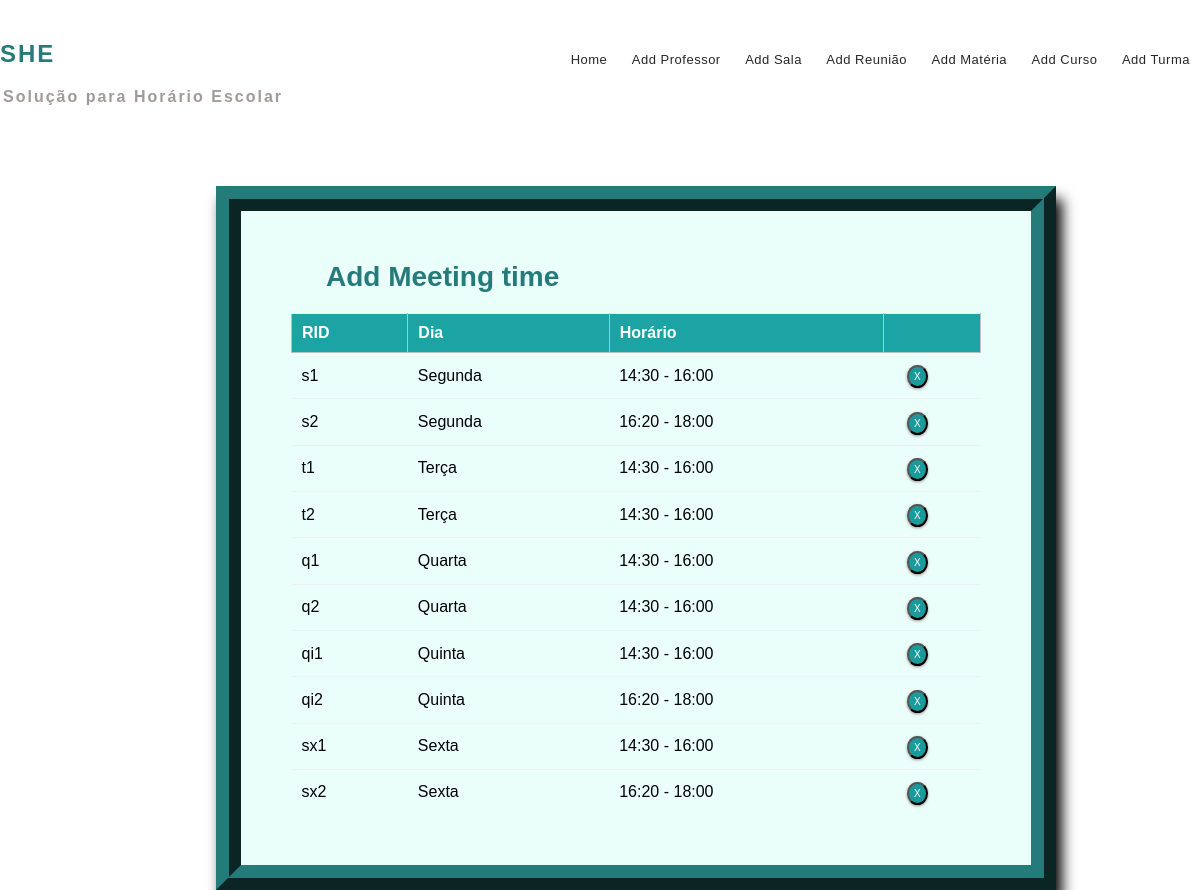
The app's page /meetingtime_list/ with its own data.
### mm1/models.py (models this page shows, shortened)
class MeetingTime(models.Model):
    pid = models.CharField(max_length=4, primary_key=True)
    time = models.CharField(max_length=50, choices=time_slots, default='14:30 - 16:00')
    day = models.CharField(max_length=15, choices=DAYS_OF_WEEK)

### mm1/views.py (the view)
# urls.py: path('meetingtime_list/', views.meeting_list_view, name='editmeetingtime'),
def meeting_list_view(request):
    context = {
        'meeting_times': MeetingTime.objects.all()
    }
    return render(request, 'mtlist.html', context)

### templates/mtlist.html (shortened to what this page needs)
{% extends 'base.html' %}
{% block content %}
{% load static %}
<fieldset class="fieldset">
    <a href="{% url 'addmeetingtime'%}"><h1 class="tablink" onclick="openPage('new')" id="defaultOpen">Add Meeting time</h1></a>
    <div class="tabcontent" id="edit">
			<table class="table1">
				<thead>
				<tr class="table-headers">
				<th>RID</th>
				<th>Dia</th>
				<th>Horário</th>
				<th  class="empty"></th>
				</tr>
				</thead>
				<tbody>
				{% for mt in meeting_times %}
				<tr>
				 <td>{{mt.pid}}</td>
				 <td>{{mt.day}}</td>
				 <td>{{mt.time}}</td>
				 <td class="empty">
					<form action="{% url 'deletemeetingtime' mt.pid %}" method="post">
						<input type="submit" value="X" class="cross">
					</form>
				 </td>
				 </tr>
				{% endfor %}
				</tbody>
			</table>
		</div>
</fieldset>
{% endblock %}

### static/CSS/style.css (style rules this page uses)
* { margin: 0; padding: 0; box-sizing: border-box; font-family: sans-serif; }
html { scroll-behavior: smooth; }
a { text-decoration:none; }
form { margin-top: 3%; margin-left: 18%; margin-right: 12%; }
fieldset h1 { color: #257a7a; padding-bottom: 20px; margin-left: 35px; display: inline-block; cursor: pointer; font-size: 28px; }
fieldset input { padding:8px; color: #938c8c }
.table2 td, th { border: 1px solid rgb(190,190,190); padding: 10px 20px; }
.table1 { width: 100%; border-collapse: collapse; text-align: left; overflow: hidden; }
.table1 td, th { border-top: 1px solid #ECF0F1; padding: 10px; }
.table1 th { background-color: #1ca4a4; color: #fff; }
.cross { border-radius: 50%; font-size:10px; box-shadow: 0px 1px 3px 0px #9e9292; padding: 4px 5px; color: #fff; background-color: #1a9a9a; cursor: pointer; }
.fieldset { margin-top: 3%; margin-left: 18%; margin-right: 12%; padding: 50px; border-width: 25px; border-style: ridge; border-color: #257a7a; box-shadow: 6px 13px 13px 0px black; background-color: #ebfffa; }

### records on screen
MeetingTime: pid "s1", day "Segunda", time "14:30 - 16:00"
MeetingTime: pid "s2", day "Segunda", time "16:20 - 18:00"
MeetingTime: pid "t1", day "Terça", time "14:30 - 16:00"
MeetingTime: pid "t2", day "Terça", time "14:30 - 16:00"
MeetingTime: pid "q1", day "Quarta", time "14:30 - 16:00"
MeetingTime: pid "q2", day "Quarta", time "14:30 - 16:00"
MeetingTime: pid "qi1", day "Quinta", time "14:30 - 16:00"
MeetingTime: pid "qi2", day "Quinta", time "16:20 - 18:00"
MeetingTime: pid "sx1", day "Sexta", time "14:30 - 16:00"
MeetingTime: pid "sx2", day "Sexta", time "16:20 - 18:00"
